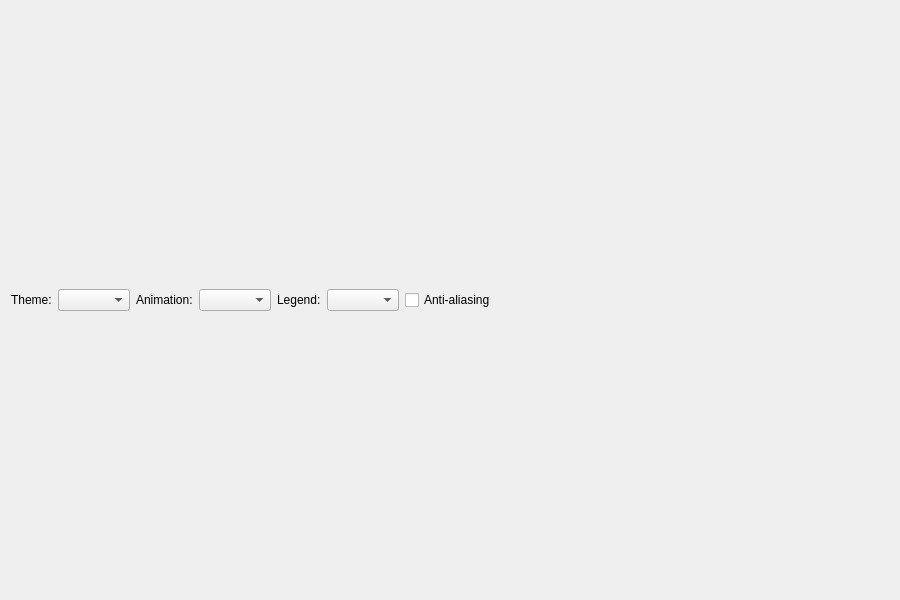
<?xml version="1.0" encoding="UTF-8"?>
<ui version="4.0">
 <class>ThemeWidgetForm</class>
 <widget class="QWidget" name="ThemeWidgetForm">
  <property name="windowModality">
   <enum>Qt::WindowModal</enum>
  </property>
  <property name="geometry">
   <rect>
    <x>0</x>
    <y>0</y>
    <width>900</width>
    <height>600</height>
   </rect>
  </property>
  <property name="windowTitle">
   <string>电梯故障预警</string>
  </property>
  <layout class="QGridLayout" name="gridLayout">
   <item row="0" column="0" colspan="3">
    <layout class="QHBoxLayout" name="horizontalLayout">
     <item>
      <widget class="QLabel" name="themeLabel">
       <property name="text">
        <string>Theme:</string>
       </property>
      </widget>
     </item>
     <item>
      <widget class="QComboBox" name="themeComboBox"/>
     </item>
     <item>
      <widget class="QLabel" name="animatedLabel">
       <property name="text">
        <string>Animation:</string>
       </property>
      </widget>
     </item>
     <item>
      <widget class="QComboBox" name="animatedComboBox"/>
     </item>
     <item>
      <widget class="QLabel" name="legendLabel">
       <property name="text">
        <string>Legend:</string>
       </property>
      </widget>
     </item>
     <item>
      <widget class="QComboBox" name="legendComboBox"/>
     </item>
     <item>
      <widget class="QCheckBox" name="antialiasCheckBox">
       <property name="text">
        <string>Anti-aliasing</string>
       </property>
       <property name="checked">
        <bool>false</bool>
       </property>
      </widget>
     </item>
     <item>
      <spacer name="horizontalSpacer">
       <property name="orientation">
        <enum>Qt::Horizontal</enum>
       </property>
       <property name="sizeHint" stdset="0">
        <size>
         <width>40</width>
         <height>20</height>
        </size>
       </property>
      </spacer>
     </item>
    </layout>
   </item>
  </layout>
 </widget>
 <resources/>
 <connections>
  <connection>
   <sender>themeComboBox</sender>
   <signal>currentIndexChanged(int)</signal>
   <receiver>ThemeWidgetForm</receiver>
   <slot>updateUI()</slot>
   <hints>
    <hint type="sourcelabel">
     <x>20</x>
     <y>20</y>
    </hint>
    <hint type="destinationlabel">
     <x>20</x>
     <y>20</y>
    </hint>
   </hints>
  </connection>
  <connection>
   <sender>antialiasCheckBox</sender>
   <signal>toggled(bool)</signal>
   <receiver>ThemeWidgetForm</receiver>
   <slot>updateUI()</slot>
   <hints>
    <hint type="sourcelabel">
     <x>20</x>
     <y>20</y>
    </hint>
    <hint type="destinationlabel">
     <x>20</x>
     <y>20</y>
    </hint>
   </hints>
  </connection>
  <connection>
   <sender>legendComboBox</sender>
   <signal>currentIndexChanged(int)</signal>
   <receiver>ThemeWidgetForm</receiver>
   <slot>updateUI()</slot>
   <hints>
    <hint type="sourcelabel">
     <x>20</x>
     <y>20</y>
    </hint>
    <hint type="destinationlabel">
     <x>20</x>
     <y>20</y>
    </hint>
   </hints>
  </connection>
  <connection>
   <sender>animatedComboBox</sender>
   <signal>currentIndexChanged(int)</signal>
   <receiver>ThemeWidgetForm</receiver>
   <slot>updateUI()</slot>
   <hints>
    <hint type="sourcelabel">
     <x>20</x>
     <y>20</y>
    </hint>
    <hint type="destinationlabel">
     <x>20</x>
     <y>20</y>
    </hint>
   </hints>
  </connection>
 </connections>
 <slots>
  <slot>updateUI()</slot>
 </slots>
</ui>
